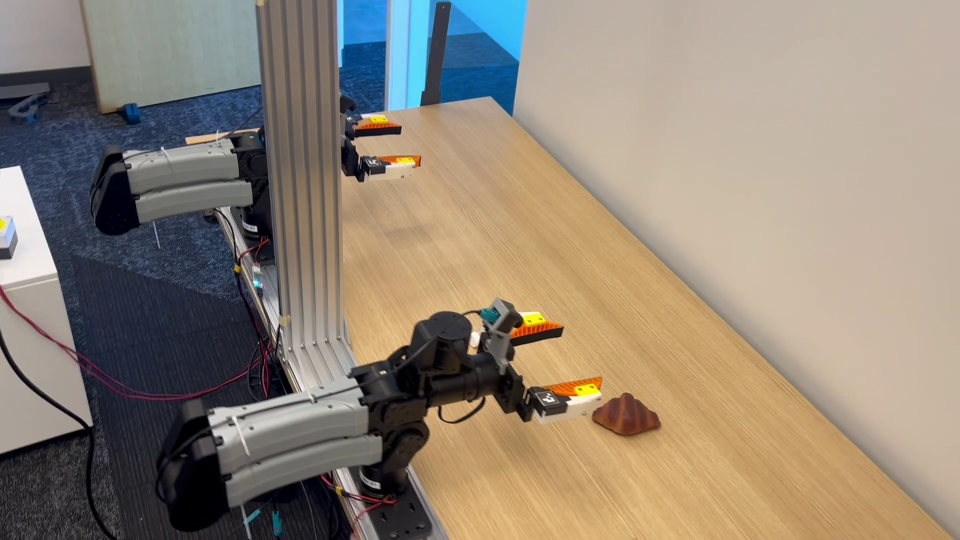
#> input picture scenes/yam_bimanual_rig/assets/yam_arm/evidence/video_frames/f1140_t38.0.jpg, 1920 x 1080 px (shown at 1/2 size)
$ python compose_parts_sheet.py --out out.png
#> lines starting #> are read from the running program, lines starting #| are printed output that depends on the picture
"""Real rig fingers / wrist camera next to raiden's fin-ray and ZED-mount CAD (for the user decision).

    .runtime/pi3x-inference/venv/bin/python build/compose_parts_sheet.py --out <media>/04_fingers_wrist_camera_vs_raiden_cad.jpg
Inputs: evidence/video_frames/f1140_t38.0.jpg, evidence/video_frames/crop_gripper_1.jpg,
~/robot/bimanual_bringup/pi05/right_wrist_camera.jpg and evidence/cad_parts/raiden_cad_parts.jpg (cad_views.py).
"""
import argparse
from pathlib import Path

import cv2
import numpy as np

HERE = Path(__file__).resolve().parents[1]


def tile(im, h, text):
    im = cv2.resize(im, (round(im.shape[1] * h / im.shape[0]), h), interpolation=cv2.INTER_AREA)
    cv2.rectangle(im, (0, 0), (im.shape[1], 24), (25, 25, 25), -1)
    cv2.putText(im, text, (6, 17), cv2.FONT_HERSHEY_SIMPLEX, 0.5, (255, 255, 255), 1, cv2.LINE_AA)
    return im


def main():
    ap = argparse.ArgumentParser(); ap.add_argument('--out', required=True); a = ap.parse_args()
    f = cv2.imread(str(HERE / 'evidence/video_frames/f1140_t38.0.jpg'))[560:900, 900:1260]
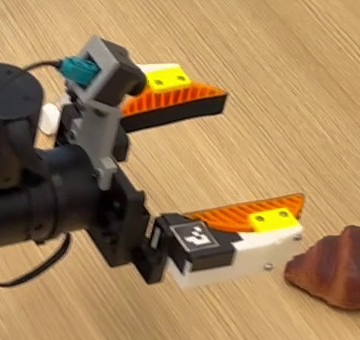
#> f: shape (340, 360, 3); mean B, G, R 89.7, 130.9, 162.4
    top = np.hstack([tile(f, 380, 'rig fingers, IMG_5411 frame 1140'),
                     tile(cv2.imread(str(HERE / 'evidence/video_frames/crop_gripper_1.jpg')), 380,
                          'rig wrist camera: ZED X One on grey bracket'),
                     tile(cv2.imread('/home/frank/robot/bimanual_bringup/pi05/right_wrist_camera.jpg'), 380,
                          'right wrist camera view, 09-29')])
#> in tile, `cv2.putText(im, text, (6, 17), cv2.FONT_HERSHEY_SIMPLEX, 0.5, (255, 25..`:
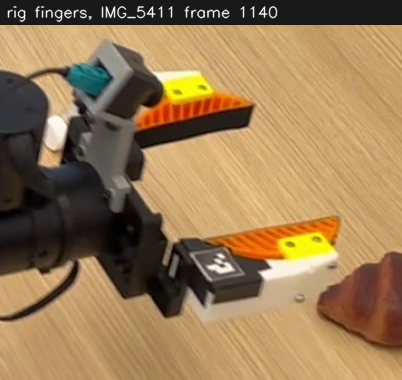
#> im: shape (380, 402, 3); mean of channels 0, 1, 2 84.8, 122.4, 151.5; drawn as B, G, R
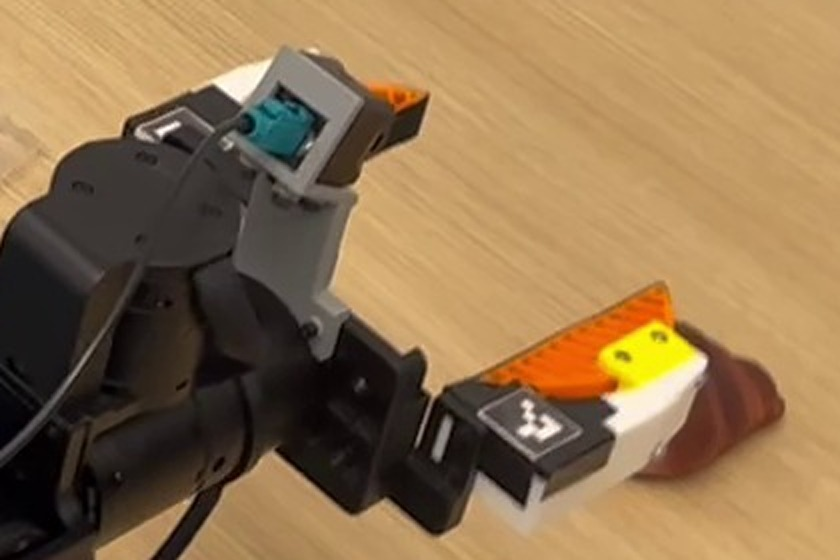
#> input picture scenes/yam_bimanual_rig/assets/yam_arm/evidence/video_frames/crop_gripper_1.jpg, 840 x 560 px
#> call 2 of tile, with h = 380
#> in tile (call 2), `cv2.putText(im, text, (6, 17), cv2.FONT_HERSHEY_SIMPLEX, 0.5, (255, 25..`:
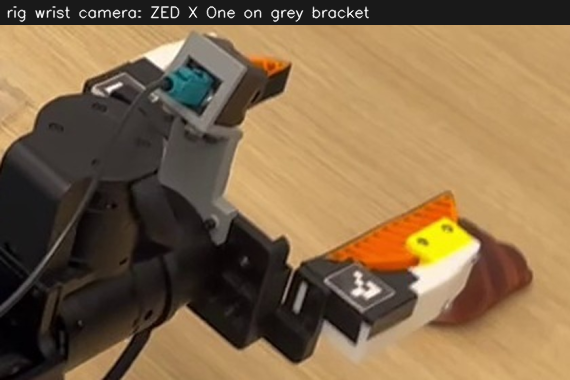
#> im: shape (380, 570, 3); mean of channels 0, 1, 2 74.6, 106.2, 131.6; drawn as B, G, R
    cad = cv2.imread(str(HERE / 'evidence/cad_parts/raiden_cad_parts.jpg'))
    cad = tile(cad, round(cad.shape[0] * top.shape[1] / cad.shape[1]),
               'raiden docs/assets CAD (mm): finray_short, finray_long, finray_adapter, zed_mounter_left/right (ZED Mini)')
    sheet = np.vstack([top, cad[:, :top.shape[1]]])
    s = 1400 / sheet.shape[1]
    cv2.imwrite(a.out, cv2.resize(sheet, None, fx=s, fy=s, interpolation=cv2.INTER_AREA), [cv2.IMWRITE_JPEG_QUALITY, 85])
    print(a.out)


if __name__ == '__main__':
#> (the run stopped early here; a loop or call above may not have finished)
